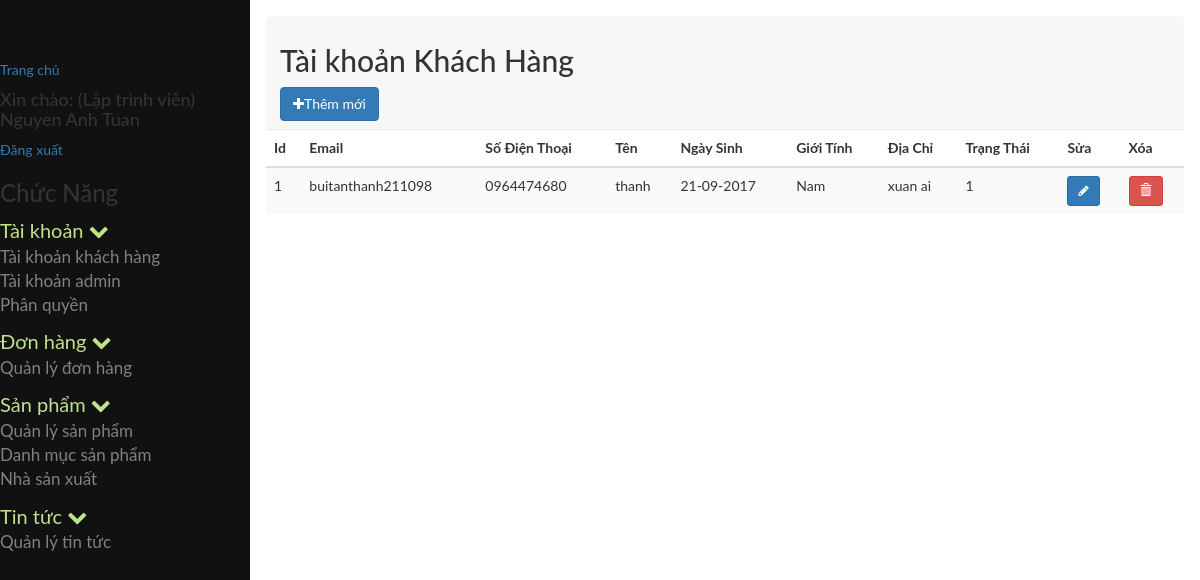
The app's page /index.php?module=taikhoankhachhang (signed in), older data.
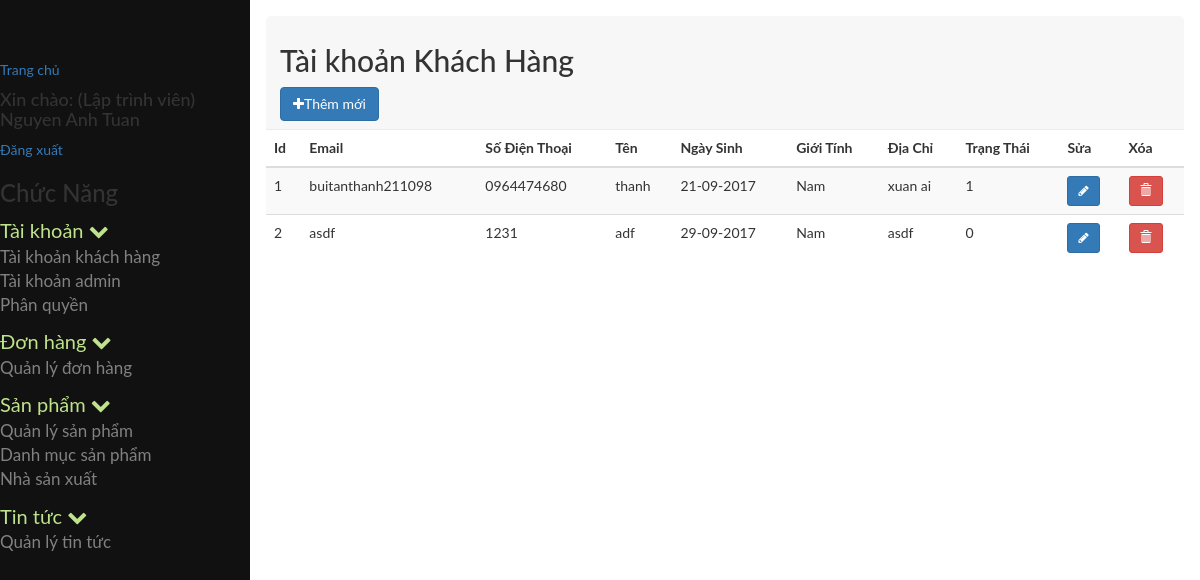
The same page, newer data.
### tables this page shows
CREATE TABLE `tb_phanquyen` (
  `id` int(11) NOT NULL,
  `id_nhom` int(11) NOT NULL,
  `id_chucnang` int(11) NOT NULL
);

CREATE TABLE `tb_chucnang` (
  `id` int(11) NOT NULL,
  `ten` varchar(255) NOT NULL,
  `trangthai` tinyint(4) NOT NULL,
  `url` varchar(255) NOT NULL,
  `f_order` int(11) NOT NULL,
  `id_parent` int(11) NOT NULL,
  `nhanurl` varchar(255) NOT NULL,
  `hienthi` tinyint(4) NOT NULL,
  `bieutuong` varchar(255) NOT NULL
);

CREATE TABLE `tb_khachhang` (
  `id` int(11) NOT NULL,
  `email` varchar(100) NOT NULL,
  `matkhau` varchar(50) NOT NULL,
  `sodienthoai` varchar(20) NOT NULL,
  `ten` varchar(100) NOT NULL,
  `ngaysinh` date NOT NULL,
  `gioitinh` tinyint(10) NOT NULL,
  `diachi` varchar(255) NOT NULL,
  `trangthai` tinyint(4) NOT NULL
);

### cores/loader.php (called while the page is built, shortened)
<?php
class loader
{
	public function view($name='',$data=array())
	{
		extract($data);
		include BASEPATH.'views/'.$name.'.php' ;
	}
}
?>

### models/admin/phanquyenchucnang.php (called while the page is built, shortened)
<?php
include_once 'JATOVI_Model.php';
class phanquyenchucnang extends JATOVI_Model
{
	private $_table = "tb_phanquyen";
	private $_table2 = "tb_chucnang";
	public function getrole($id_nhom)
	{
		$sql = "SELECT * FROM {$this->_table}  INNER JOIN {$this->_table2} WHERE id_nhom = {$id_nhom} AND {$this->_table}.id_chucnang = {$this->_table2}.id ";
		$query = $this->connection->prepare($sql);
		$query->execute();
		$result = $query->fetchAll();
		return $result;
	}
}
$phanquyenchucnang = new phanquyenchucnang();
?>

### models/admin/JATOVI_Model.php (called while the page is built, shortened)
<?php
class JATOVI_Model
{
	private $host = 'localhost';
	private $dbname = 'project_jatovi';
	private $dbuser = 'root';
	private $dbpass = '';
	function __construct()
	{
		try {
			$this->connection  = new PDO("mysql:host={$this->host};dbname={$this->dbname};charset=utf8",$this->dbuser,$this->dbpass);
		} catch (PDOException $e) {
			echo "(DB connection error) Lỗi kết nối cơ sở dữ liệu: ".$e->getMessage();
		}
	}
}
?>

### models/admin/taikhoankhachhang_model.php (called while the page is built, shortened)
<?php
include_once 'JATOVI_Model.php';
class taikhoan_model extends JATOVI_Model
{
	private $_table2 = 'tb_khachhang';
	public function getlist()
	{
		$sql = "SELECT *, DATE_FORMAT( ngaysinh, '%d-%m-%Y' ) as sinhnhat  FROM {$this->_table2} ";
		$query = $this->connection->prepare($sql);
		$query->execute();
		$result = $query->fetchAll();
		return $result;
	}
}
$taikhoan_model = new taikhoan_model();
?>

### views/admin/taikhoan/taikhoankhachhang.php (the view, shortened to what this page needs)
<div class="row">
	<div class="col-md-12">
		<div class="popover-title">
			<h2>Tài khoản Khách Hàng</h2>
            <a href="#add" class="btn btn-primary " data-toggle="modal">
            <i class="fa fa-plus" aria-hidden="true"></i>Thêm mới</a>
		</div>
	</div>
</div>
<div class="row">
	<div class="col-md-12">
		<div class="">
			<table class="table table-striped">
				<thead>
					<tr>
						<th>Id</th>
						<th>Email</th>
						<th>Số Điện Thoại</th>
						<th>Tên </th>
						<th>Ngày Sinh</th>
						<th>Giới Tính</th>
						<th>Địa Chỉ</th>
						<th>Trạng Thái</th>
						<th>Sửa</th>
						<th>Xóa</th>
					</tr>
				</thead>
				<tbody>
					<?php foreach ($list as $value): ?>
						<tr>
							<td><?=$value['id']?></td>
							<td><?=$value['email']?></td>
							<td><?=$value['sodienthoai']?></td>
							<td><?=$value['ten']?></td>
                            <td><?=$value['sinhnhat']?></td>
                            <td><?php if($value['gioitinh']==1){echo "Nam";}else if($value['gioitinh']==0){echo "Nữ";}else{echo "Khác";};?></td>
                            <td><?=$value['diachi']?></td>
                            <td><?=$value['trangthai']?></td>
							<td>
								<a href="#edit<?=$value['id'];?>" class="btn btn-primary btn-sm" data-toggle="modal">
									<i class="fa fa-pencil" aria-hidden="true"></i>
								</a>
							</td>
							<td>
								<a class="btn btn-danger btn-sm" data-toggle="modal" href="#del<?=$value['id'];?>">
									<i class="glyphicon glyphicon-trash " aria-hidden="true"></i>
								</a>
							</td>
						</tr>
					<?php endforeach;?>
				</tbody>
			</table>
		</div>
	</div>
</div>

### views/admin/partial/sidebar.php (shortened to what this page needs)
<?php
	include_once BASEPATH.'models/admin/phanquyenchucnang.php';
	$chucnang = $phanquyenchucnang->getrole($_SESSION['userGroup']);
	$menu = array();
	foreach ($chucnang as $p) {
		if ($p['id_parent']==0) {
			$child=array();
			foreach ($chucnang as $p2) {
				if ($p2['id_parent']==$p['id']) {
					$child[]=$p2;
				}
			}
			$menu[]=array(
				'parent'=>$p,
				'child'=>$child
			);
		}
	}
?>
<nav class="sidenav" id="mySidenav">
	<a href="<?=base_url?>index.php">Trang chủ</a>
	<h4>Xin chào: <?='('.$_SESSION['userChucdanh'].')'?> <?=$_SESSION['userName']?></h4>
	<a href="<?=base_url?>index.php?module=page&action=page_logout">Đăng xuất</a>
	<h3>Chức Năng</h3>
	<?php foreach($menu as $value): ?>
		<ul>
			<li>
				<a class="parent_text">
					<?php echo $value['parent']['ten']; ?>
					<span class="fa fa-chevron-down"></span>
				</a>
				<ul>
					<?php foreach($value['child'] as $child): ?>
						<li class="<?=$child['hienthi']==0?"hidden":""?>">
							<a href="<?=base_url.'index.php?module='.$child['url']?>">
								<?=$child['ten']?>
							</a>
						</li>
					<?php endforeach; ?>
				</ul>
			</li>
		</ul>
	<?php endforeach; ?>
</nav>

Row changes from the older to the newer data that the page shows:
added tb_khachhang: id "2", email "asdf", sodienthoai "1231", ten "adf", sinhnhat "29-09-2017", gioitinh "Nam", diachi "asdf", trangthai "0"
